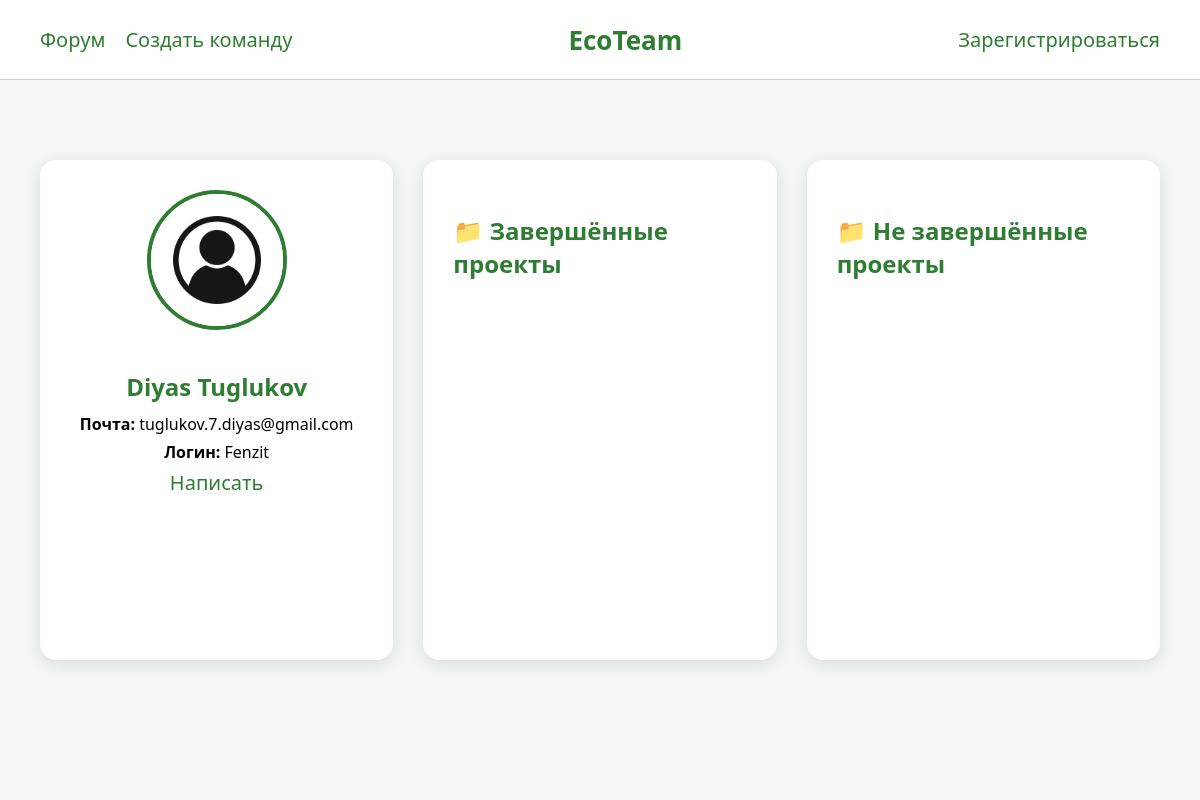
The app's page /users/profile/2/, older data.
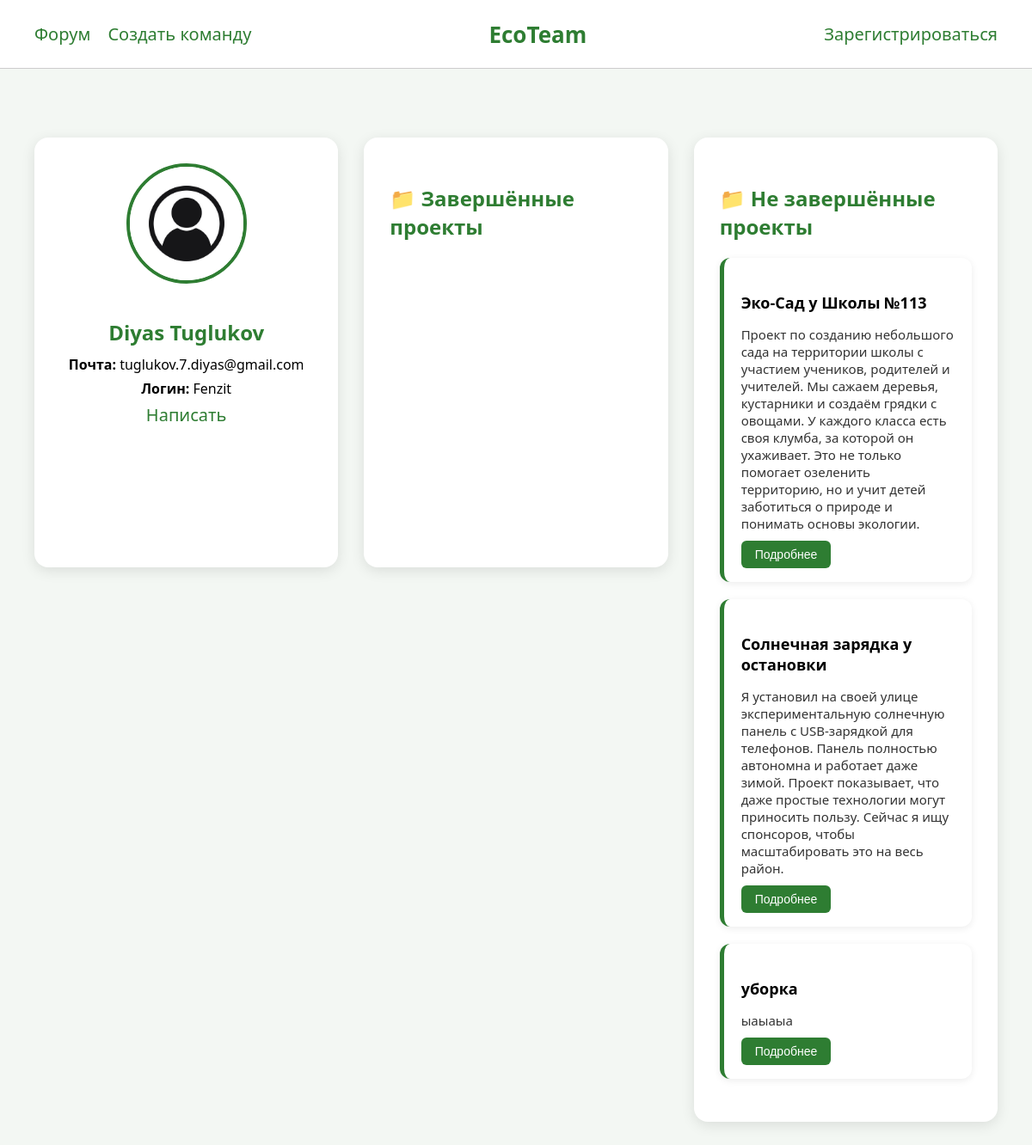
The same page, newer data.
### main/models.py (models this page shows)
class Projects(models.Model):
    user = models.ForeignKey(User, on_delete=models.CASCADE)
    title = models.CharField(max_length=80)
    description = models.TextField()
    category = models.ForeignKey(Category, on_delete=models.CASCADE)
    participants = models.ManyToManyField(User, related_name='projectss')
    image = models.ImageField(upload_to='projimages')
    is_completed = models.BooleanField(default=False)

### users/views.py (the view)
# urls.py: path('profile/<int:user_id>/', profile, name='profile'),
def profile(request, user_id):
    user = get_object_or_404(User, id=user_id)
    completed = user.projectss.filter(is_completed=True)
    active = user.projectss.filter(is_completed=False)
    context = {
        'completed': completed,
        'user': user,
        'active': active,
        'title': 'Профиль | EcoTeam'
    }
    return render(request, 'users/profile.html', context)

### users/templates/users/profile.html (shortened to what this page needs)
{%extends 'main/base.html'%}
{%load static%}
{%block css%}
  <link rel="stylesheet" href="{%static 'profile.css'%}"/>
  <link rel="stylesheet" href="{%static 'style.css'%}">
{%endblock%}
{%block content%}
      <div class="profile-container">
        <div class="profile-card">
          <img src="{%if request.user.image%} {{user.image.url}} {%else%} {%static 'defaultuser.jpg'%} {%endif%}" alt="User Photo" class="profile-photo">
          <div class="profile-info">
            <h2>{{user.first_name}} {{user.last_name}}</h2>
            <p><strong>Почта:</strong> {{user.email}}</p>
            <p><strong>Логин:</strong> {{user.username}}</p>
                  <a class="nav-link" href="{%url 'chat' user.username%}">Написать</a>
          </div>
        </div>
        <div class="projects-list">
          <h3>📁 Завершённые проекты</h3>
        </div>
        <div class="projects-list">
          <h3>📁 Не завершённые проекты</h3>
          {%for aproj in active%}
          <div class="project-item">
            <h4>{{aproj.title}}</h4>
            <p>{{aproj.description}}</p>
            <a  href="{%url 'about' aproj.id%}"><button class="details-btn">Подробнее</button></a>
          </div>
          {%endfor%}
        </div>
      </div>
{%endblock%}

Row changes from the older to the newer data that the page shows:
now on this page (row unchanged): Projects: title "Эко-Сад у Школы №113", description "Проект по созданию небольшого сада на территории школы с участием учеников, родителей и учителей. Мы сажаем деревья, кустарники и создаём грядки с овощами. У каждого класса есть своя клумба, за которой он ухаживает. Это не только помогает озеленить территорию, но и учит детей заботиться о природе и понимать основы экологии."
now on this page (row unchanged): Projects: title "Солнечная зарядка у остановки", description "Я установил на своей улице экспериментальную солнечную панель с USB-зарядкой для телефонов. Панель полностью автономна и работает даже зимой. Проект показывает, что даже простые технологии могут приносить пользу. Сейчас я ищу спонсоров, чтобы масштабировать это на весь район."
added Projects: title "уборка", description "ыаыаыа"
